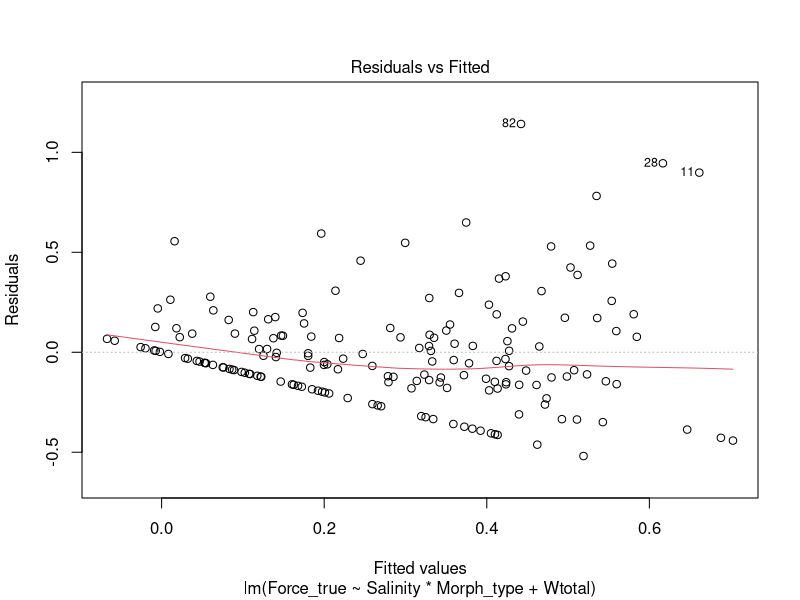
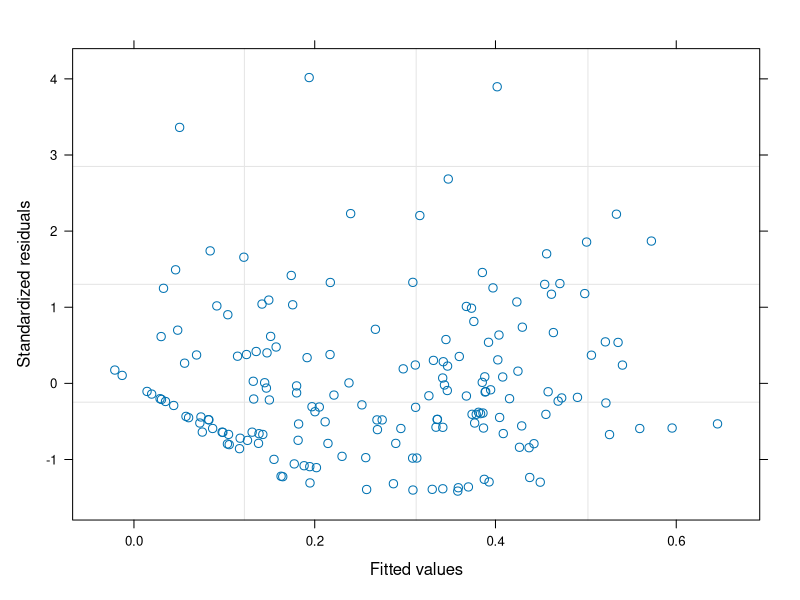
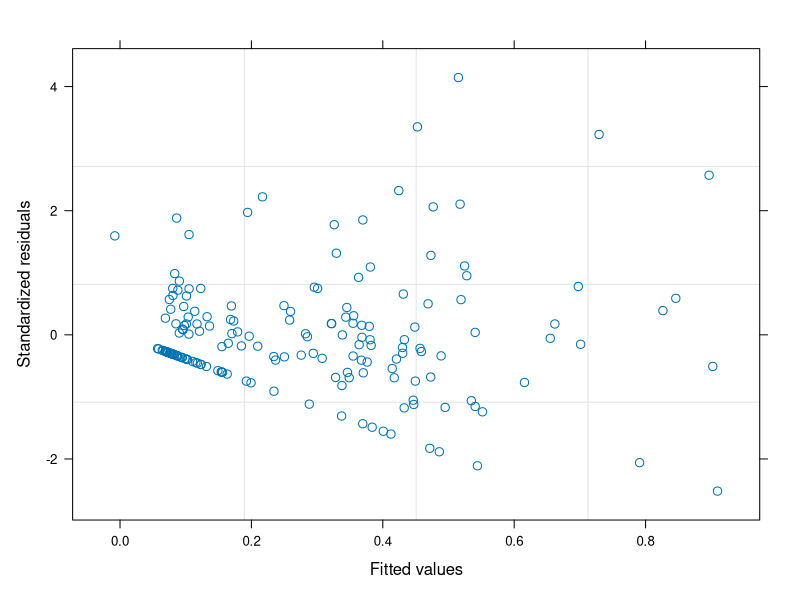

These figures' R source, in order: (Note: this script raises an error after producing the figures.)
library(readxl)
library(ggplot2)
library(dplyr)
library(nlme)
library(car)
library(lme4)
library(emmeans)

byss_s <- read_excel('Data/Mytred_Byss_Salinity_2021.xlsx', sheet = 'list1')

str(byss_s)

byss_ss <- select(byss_s, -Comment)
byss_ss$Force <- as.numeric(byss_ss$Force)
str(byss_ss)
byss_ss <- na.omit(byss_ss)
str(byss_ss)

byss_ss$Wtotal <- as.numeric(byss_ss$Wtotal)
byss_ss$Salinity <- as.numeric(byss_ss$Salinity)

# ggplot(data = byss_ss, aes(x = Salinity, y = Force, colour = Morph_type)) + geom_boxplot()  + scale_color_manual(values = c('blue' , 'red'))

byss_ss$Force_true <- byss_ss$Force - byss_ss$Wtotal/1000*9.8 

byss_ss$Force_true[byss_ss$Force_true<0] <- 0


byss_s_mod <- lm(data = byss_ss, Force_true ~ Salinity * Morph_type + Wtotal)

plot(byss_s_mod, which = 1)





byss_s_mod <- gls(data = byss_ss, Force_true ~ Salinity * Morph_type + Wtotal)

byss_s_mod_2 <- gls(data = byss_ss, Force_true ~ Salinity * Morph_type + Wtotal, weights = varPower(form = ~Wtotal))

byss_s_mod_3 <- gls(data = byss_ss, Force_true ~ Salinity * Morph_type + Wtotal, weights = varPower(form = ~Wtotal|Morph_type))

byss_s_mod_4 <- gls(data = byss_ss, Force_true ~ Salinity * Morph_type + Wtotal, weights = varExp(form = ~Wtotal|Morph_type))


byss_s_mod_5 <- gls(data = byss_ss, Force_true ~ Salinity * Morph_type + Wtotal, weights = varComb(varExp(form = ~Wtotal|Morph_type), varExp(form=~Salinity|Morph_type)))

byss_s_mod_6 <- gls(data = byss_ss, Force_true ~ Salinity * Morph_type + Wtotal, weights = varComb(varExp(form = ~Wtotal|Morph_type), varIdent(form=~1|Morph_type)))


byss_s_mod_7 <- gls(data = byss_ss, Force_true ~ Salinity * Morph_type + Wtotal, weights = varComb(varExp(form = ~Wtotal), varIdent(form=~1|Morph_type)))


AIC(byss_s_mod, byss_s_mod_2, byss_s_mod_3, byss_s_mod_4, byss_s_mod_5, byss_s_mod_6, byss_s_mod_7)

plot(byss_s_mod_7)


anova(byss_s_mod_4)

summary(byss_s_mod_7)
anova(byss_s_mod_7)

byss_s_mod_7_ML <- update(byss_s_mod_7, method = "ML")

drop1(byss_s_mod_7_ML, test = "Chi")


summary(byss_s_mod_7)

byss_ss$Salinity <- factor(byss_ss$Salinity)


ppp_mod <- gls(data = byss_ss, Force_true ~ Salinity * Morph_type * Length)

plot(ppp_mod)


ppp_mod2 <- gls(data = byss_ss, Force_true ~ Salinity * Morph_type * Length, weights = varComb(varExp(form = ~Wtotal), varIdent(form=~1|Morph_type)))

ppp_mod3 <- gls(data = byss_ss, Force_true ~ Salinity * Morph_type * Length, weights = varComb(varExp(form = ~Wtotal|Morph_type), varIdent(form=~1|Morph_type)))

AIC(ppp_mod, ppp_mod2, ppp_mod3)


Anova(ppp_mod2)

plot(ppp_mod2)

# 


force_trends <- emtrends(ppp_mod2, specs = ~ Salinity * Morph_type, var= "Length", mode = "df.error")
summary(force_trends) 

library(broom)

tidy(force_trends)

pairs(force_trends)


## adadaadw


my_data <- expand.grid(Morph_type = c("t", "e"), Length = seq(from = min(byss_ss$Length), to = max(byss_ss$Length), length.out = 10))


# Нашел пакетик, который делает расчеты для визуализации более простыми
library(effects)
Effects_salinity <- as.data.frame(allEffects(ppp_mod2, xlevels=my_data))

Effects_salinity[[1]]

Effects_salinity[[2]]


ggplot(Effects_salinity[[1]], aes(x = Length, y = fit, group = Morph_type)) + 
  geom_line(aes(color = Morph_type)) +
  facet_wrap(~Salinity) + 
  geom_ribbon(aes(ymin = lower, ymax = upper), alpha = 0.2) + 
  scale_color_manual(values = c("blue", "red")) + 
  geom_point(data = byss_ss, aes(y = Force_true, color = Morph_type)) + ylab('Сила прикрепления, Н') + xlab('Соленость, ‰') + labs(color = 'Вид') + scale_x_continuous(breaks = c(12, 16, 20, 24))




#####################

byss_ss$Log_Force <- log(byss_ss$Force_true+1)

byss_ss_mod <- gls(data = byss_ss, Log_Force ~ Salinity * Morph_type * Wtotal)

byss_ss_mod_2 <- gls(data = byss_ss, Log_Force ~ Salinity * Morph_type * Wtotal, weights = varComb(varExp(form = ~Wtotal), varIdent(form=~1|Morph_type)))

# byss_ss$Force_true2 <- byss_ss$Force_true
# byss_ss$Force_true2[byss_ss$Force_true == 0] <- 0.0001



AIC(byss_ss_mod, byss_ss_mod_2)

plot(byss_ss_mod_2)

# byss_ss_mod_2_ML <- update(byss_ss_mod_2, method = "ML")

drop1(byss_ss_mod_2_ML)




my_data <- byss_ss %>% group_by(Salinity, Morph_type) %>% do(data.frame(Wtotal = seq(min(.$Wtotal), max(.$Wtotal), length.out = 10)))

Effects_salinity_weight <- as.data.frame(allEffects(byss_ss_mod_2, xlevels = my_data))

str(Effects_salinity_weight)


ggplot(Effects_salinity_weight[[1]], aes(x = Wtotal, y = fit, group = Morph_type)) + 
  geom_line(aes(color = Morph_type)) + 
  facet_wrap(~Salinity, nrow = 1) + 
  geom_ribbon(aes(ymin = lower, ymax = upper), alpha = 0.2) + 
  geom_point(data = byss_ss, aes(y = log(Force_true + 1), color = Morph_type)) +scale_color_manual(values = c("blue", "red")) + ylab('Log(Сила прикрепления, Н)') + xlab('Масса мидии, г') + labs(color = 'Вид')







####################

ggplot(data = byss_ss, aes(x = Wtotal, y = Force, colour = Morph_type)) + geom_point() + geom_smooth(method = 'lm') + facet_wrap(byss_ss$Salinity) + scale_color_manual(values = c('blue' , 'red')) + ylab('Сила прикрепления, Н') + xlab('Масса мидии, г') + labs(color = 'Вид')

exposure_types <- c('12' = '12‰', '16' = '16‰', '20' = '20‰', '24' = '24‰')






#Посмотрим контрольный эксперимент

byss_c <- read_excel('Data/Mytred_Byss_Control_2021.xlsx', sheet = 'list1')
str(byss_c)
#View(byss_c)
byss_cc <- byss_c %>% filter(comment != 'Mistake')

str(byss_cc)
byss_cc$Weight <- as.numeric(byss_cc$Weight)
byss_cc$Force <- as.numeric(byss_cc$Force)

byss_cc$Force_true <- byss_cc$Force - byss_cc$Weight/1000*9.8

byss_cc$Force_true[byss_cc$Force_true < 0] <- 0 

which(byss_cc$Force_true > 2)

 byss_cc[19,]
 
 
byss_cc$Log_Force <- log(byss_cc$Force_true +1 )
 
byss_cc <- byss_cc %>% filter(!is.na(Log_Force))

byss_c_mod <- gls(data = byss_cc, Log_Force ~ Morph_type * Length)

byss_c_mod_2 <- gls(data = byss_cc, Log_Force ~ Morph_type * Weight, weights = varComb(varExp(form = ~Weight), varIdent(form=~1|Morph_type)))

AIC(byss_c_mod, byss_c_mod_2)

plot(byss_c_mod_2, which = 1)


my_data <- byss_cc %>% group_by(Morph_type) %>% do(data.frame(Weight = seq(min(.$Weight), max(.$Weight), length.out = 10)))

Effects_weight <- as.data.frame(allEffects(byss_c_mod_2, xlevels = my_data))

ggplot(Effects_weight[[1]], aes(x = Weight, y = fit, group = Morph_type)) + 
  geom_line(aes(color = Morph_type)) + 
  geom_ribbon(aes(ymin = lower, ymax = upper), alpha = 0.2) + 
  geom_point(data = byss_cc, aes(y = log(Force_true + 1), color = Morph_type)) +scale_color_manual(values = c("blue", "red")) + ylab('Log(Сила прикрепления, Н)') + xlab('Масса мидии, г') + labs(color = 'Вид')

summary(byss_c_mod_2)
anova(byss_c_mod_2)
